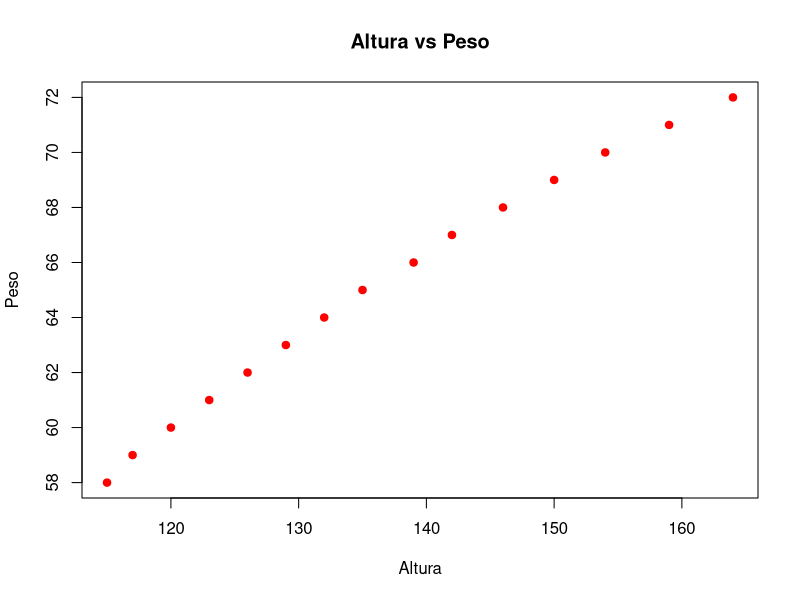
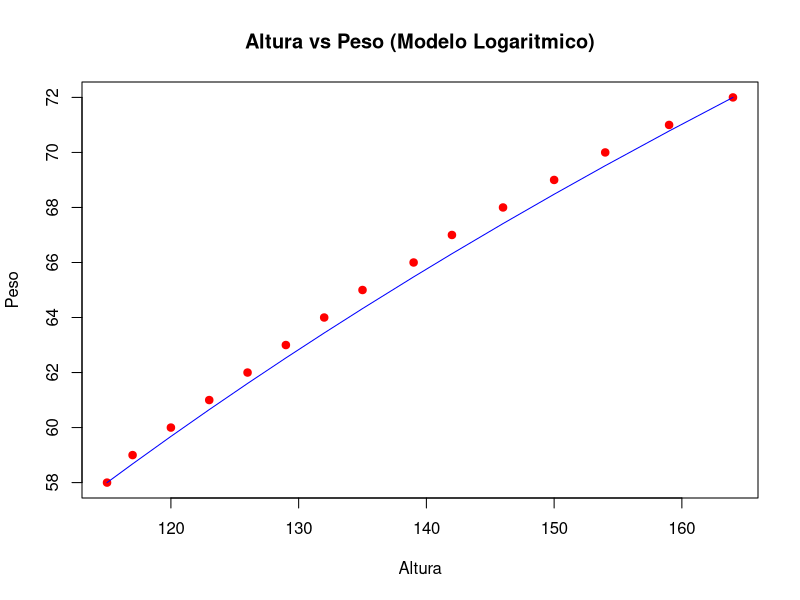
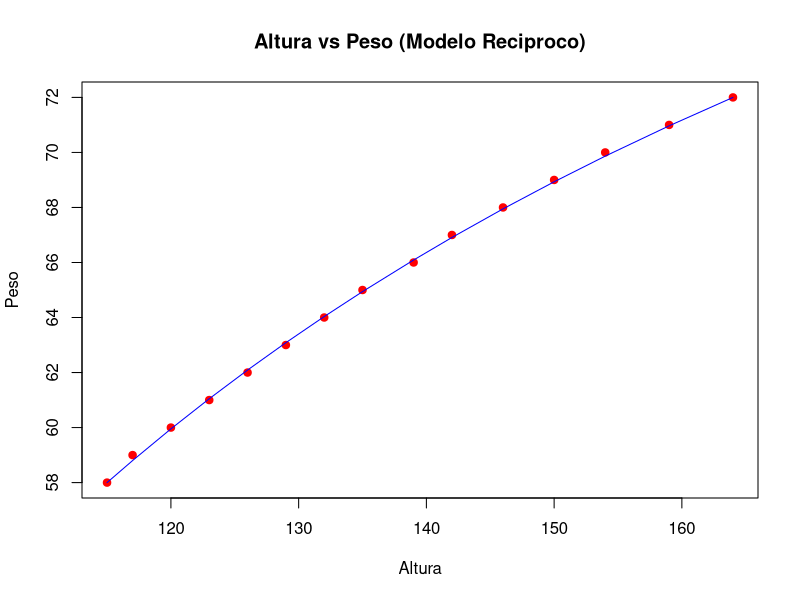

Reproduce these figures in R, in order.
## ---- chunk 1
knitr::opts_chunk$set(echo = TRUE)
library(openxlsx)
library(here)
## ---- chunk 2
data <- read.xlsx(here("mrl/class26022026/laboratory4.xlsx"), sheet = 1)
data
## ---- chunk 3
plot(
  data$altura,
  data$peso,
  main = "Altura vs Peso",
  xlab = "Altura",
  ylab = "Peso",
  pch = 19,
  col = 'red'
)
## ---- chunk 4
data$log_altura <- log(data$altura)
log_model <- lm(peso ~ log_altura, data = data)
summary(log_model)
## ---- chunk 5
cat("Intercepto: ", coef(log_model)[1], "\n")
cat("Pendiente: ", coef(log_model)[2], "\n")
## ---- chunk 6
log_formula <- function(x) {
  coef(log_model)[1] + coef(log_model)[2] * log(x)
}
## ---- chunk 7
plot(
  data$altura,
  data$peso,
  main = "Altura vs Peso (Modelo Logaritmico)",
  xlab = "Altura",
  ylab = "Peso",
  pch = 19,
  col = 'red'
)
par(new = T)
plot(
    data$altura,
    log_formula(data$altura),
    col = 'blue',
    type = 'l',
    lwd = 1,
    main = "",
    xlab = "",
    ylab = "",
    axes = F
)
## ---- chunk 8
data$reciprocal_altura <- 1 / data$altura
reciprocal_model <- lm(peso ~ reciprocal_altura, data = data)
summary(reciprocal_model)
## ---- chunk 9
cat("Intercepto: ", coef(reciprocal_model)[1], "\n")
cat("Pendiente: ", coef(reciprocal_model)[2], "\n")
## ---- chunk 10
reciprocal_formula <- function(x) {
  coef(reciprocal_model)[1] + coef(reciprocal_model)[2] * 1 / x
}
## ---- chunk 11
plot(
  data$altura,
  data$peso,
  main = "Altura vs Peso (Modelo Reciproco)",
  xlab = "Altura",
  ylab = "Peso",
  pch = 19,
  col = 'red'
)
par(new = T)
plot(
    data$altura,
    reciprocal_formula(data$altura),
    col = 'blue',
    type = 'l',
    lwd = 1,
    main = "",
    xlab = "",
    ylab = "",
    axes = F
)
